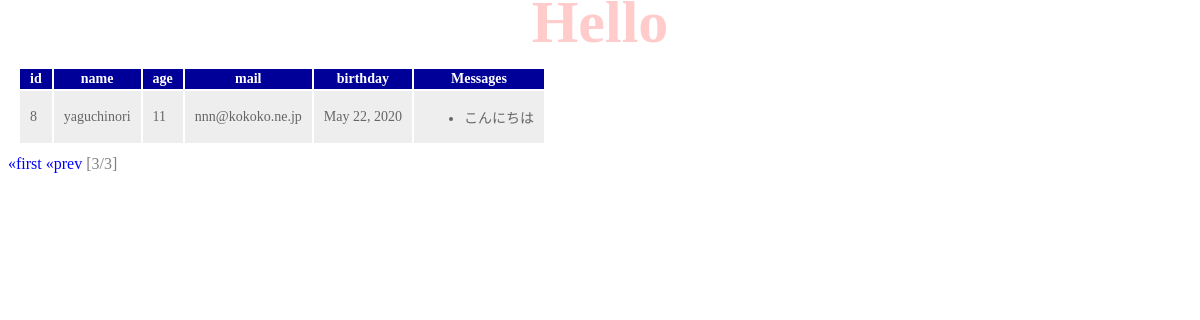
Screenshot of /hello/3 with the database file from the repository.
### hello/models.py (models this page shows, shortened)
class Friend(models.Model):
  name = models.CharField(max_length=100, validators=[number_only])
  mail = models.EmailField(max_length=200)
  gender = models.BooleanField()
  age = models.IntegerField()
  birthday = models.DateField()

class Message(models.Model):
  friend = models.ForeignKey(Friend, on_delete=models.CASCADE)
  title = models.CharField(max_length=100)
  content = models.CharField(max_length=300)
  pub_date = models.DateTimeField(auto_now_add=True)
  class Meta:
    ordering = ('pub_date',)

### hello/views.py (the view)
# urls.py: path('', views.index, name='index'),
def index(request, num=1):
    data = Friend.objects.all()
    page = Paginator(data, 3)
    params = {
        'title': 'Hello',
        'message':'',
        'data': page.get_page(num),
    }
    return render(request, 'hello/index.html', params)

### hello/templates/hello/index.html (shortened to what this page needs)
{% load static %}
<!DOCTYPE html>
<html lang="ja">
<head>
  <link rel="stylesheet" type="text/css"
    href="{% static 'hello/css/style.css' %}" />
</head>
<body>
  <h1>{{title}}</h1>
  <table>
    <tr>
      <th>id</th>
      <th>name</th>
      <th>age</th>
      <th>mail</th>
      <th>birthday</th>
      <th>Messages</th>
    </tr>
  {% for item in data %}
    <tr>
      <td>{{item.id}}</td>
      <td>{{item.name}}</td>
      <td>{{item.age}}</td>
      <td>{{item.mail}}</td>
      <td>{{item.birthday}}</td>
      <td><ul>
        {% for ob in item.message_set.all %}
          <li>{{ob.title}}</li>
        {% endfor %}
      </ul></td>
    </tr>
  {% endfor %}
  </table>
  <div>
    {% if data.has_previous %}
      <a href="{% url 'index' %}">&laquo;first</a>
      <a href="{% url 'index' %}>{{data.previous_page_number}}">&laquo;prev</a>
    {% endif %}
    <span class="current">
      [{{data.number}}/{{data.paginator.num_pages}}]
    </span>
  </div>
</body>
</html>

### hello/static/hello/css/style.css (style rules this page uses)
body { color: gray; font-size: 16px; }
h1 { color: red; opacity: 0.2; font-size: 60px; margin-top: -20px; margin-bottom: 0px; text-align: center; }
a { color: blue; text-decoration: none; }
table { margin: 10px; font-size: 14px; }
table tr th { background-color: #009; color: white; padding: 2px 10px; border-width: 2px; }
table tr td { background-color: #eee; color: #666; padding: 2px 10px; border-width: 2px; }

### rows the page displays
Friend: id "8", name "yaguchinori", age "11", mail "nnn@kokoko.ne.jp", birthday "May 22, 2020"
Message: title "こんにちは"

### other values shown
{{ data.number }} "3"
{{ data.paginator.num_pages }} "3"
